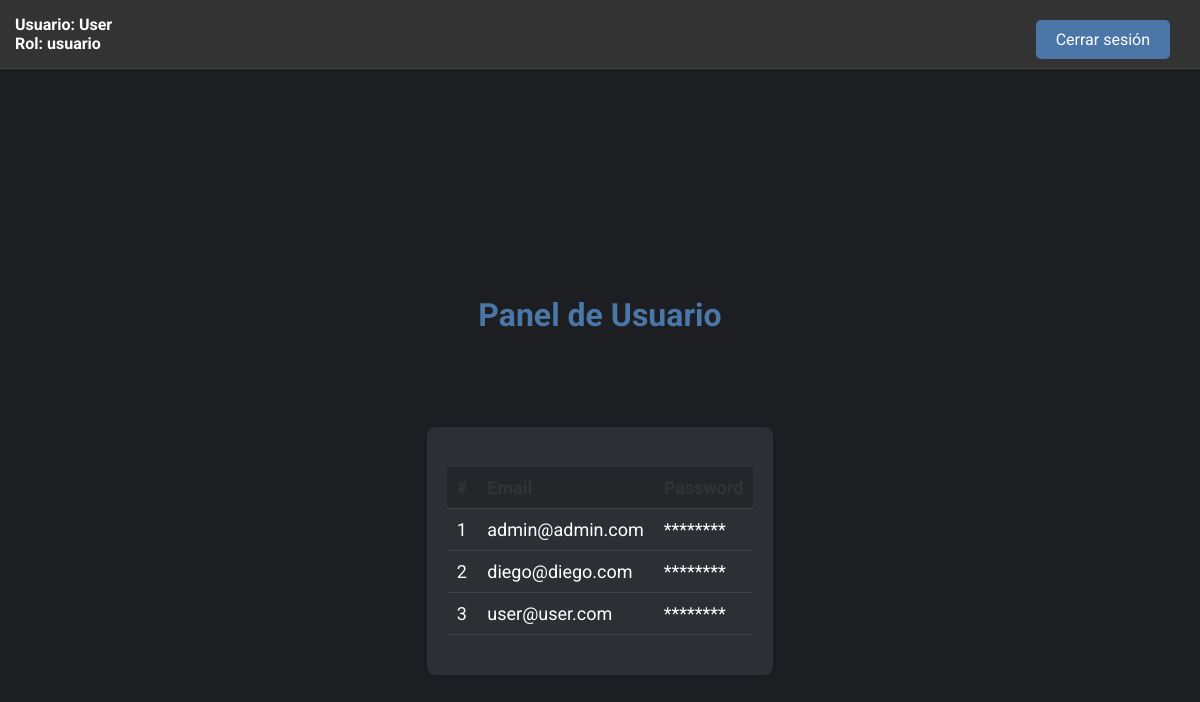
Page /dashboard.php (signed in) on the committed database.
### tables this page shows
CREATE TABLE `users` (
  `id` int(11) NOT NULL,
  `username` varchar(50) NOT NULL,
  `email` varchar(100) NOT NULL,
  `password` varchar(255) NOT NULL,
  `role` enum('usuario','administrador') DEFAULT 'usuario',
  `created_at` timestamp NOT NULL DEFAULT current_timestamp(),
  `is_active` tinyint(1) DEFAULT 1
);

### dashboard.php (the view, shortened to what this page needs)
<?php
$isAdmin = $_SESSION['role'] === 'administrador';
$isUser = $_SESSION['role'] === 'usuario';
?>
<!DOCTYPE html>
<html lang="es">
<head>
    <link rel="stylesheet" href="styles.css">
</head>
<body>
    <div class="header">
        <div class="user-info">
            Usuario: <?php echo htmlspecialchars($_SESSION['username']); ?><br>
            Rol: <?php echo htmlspecialchars($_SESSION['role']); ?>
        </div>
        <div class="buttons">
            <a href="logout.php">Cerrar sesión</a>
        </div>
    </div>
    <div class="container">
        <div class="content">
            <h1>Panel de Usuario</h1>
            <div class="table-container">
                <table>
                    <thead>
                        <tr>
                            <?php if ($isAdmin): ?>
                                <th>#</th>
                                <th>Username</th>
                                <th>Email</th>
                                <th>Password</th>
                                <th>Role</th>
                                <th>Created At</th>
                            <?php elseif ($isUser): ?>
                                <th>#</th>
                                <th>Email</th>
                                <th>Password</th>
                            <?php endif; ?>
                        </tr>
                    </thead>
                    <tbody>
                        <?php
                        include 'db.php';
                        try {
                            if ($isAdmin) {
                                $stmt = $pdo->query("SELECT id, username, email, password, role, created_at FROM users");
                            } elseif ($isUser) {
                                $stmt = $pdo->query("SELECT id, email, password FROM users");
                            }
                            while ($row = $stmt->fetch(PDO::FETCH_ASSOC)) {
                                echo '<tr>';
                                echo '<td>' . htmlspecialchars($row['id']) . '</td>';
                                echo '<td>' . htmlspecialchars($row['email']) . '</td>';
                                echo '<td>********</td>';
                                echo '</tr>';
                            }
                        } catch (PDOException $e) {
                            echo 'Error: ' . $e->getMessage();
                        }
                        ?>
                    </tbody>
                </table>
            </div>
        </div>
    </div>
</body>
</html>

### styles.css (style rules this page uses)
body { font-family: Arial, sans-serif; background-color: #f0f0f0; display: flex; justify-content: center; align-items: center; height: 100vh; margin: 0; }
a { color: #007BFF; text-decoration: none; }
table { width: 100%; border-collapse: collapse; margin: 20px 0; font-size: 18px; text-align: left; }
th, td { padding: 12px; border-bottom: 1px solid #ddd; }
th { background-color: #f8f8f8; color: #333; }
body { font-family: Arial, sans-serif; margin: 0; padding: 0; background-color: #f9f9f9; }
.header { background-color: #343a40; color: #fff; padding: 15px; display: flex; justify-content: space-between; align-items: center; }
.header a { color: #fff; text-decoration: none; }
.header .user-info { font-size: 16px; font-weight: bold; }
.table-container { margin: 20px; background-color: #fff; padding: 20px; border-radius: 8px; box-shadow: 0 2px 4px rgba(0, 0, 0, 0.1); position: relative; top: 71px; }
table { width: 100%; border-collapse: collapse; }
th, td { padding: 10px; text-align: left; border-bottom: 1px solid #ddd; }
th { background-color: #f0f0f0; }
.header { background-color: #f0f0f0; padding: 15px; display: flex; justify-content: space-between; align-items: center; }

### dashboard.php (style rules this page uses)
.header { width: 100%; background-color: #333; color: white; padding: 15px; display: flex; justify-content: space-between; align-items: center; box-sizing: border-box; border-bottom: 1px solid #444; position: fixed; z-index: 10; top: 0; left: 0; }
body { font-family: 'Roboto', sans-serif; background-color: #1c1e22; color: white; margin: 0; padding: 20px; }
h1 { text-align: center; color: #4a76a8; margin-top: 80px; }
.buttons { position: absolute; top: 20px; right: 20px; }
.buttons a { display: inline-block; margin: 0 10px; padding: 10px 20px; background-color: #4a76a8; color: white; text-decoration: none; border-radius: 5px; }
.container { max-width: 100%; margin: 0 auto; }
.content { margin-top: 80px; }
.table-container { margin-top: 20px; background-color: #2c2f33; border-radius: 8px; padding: 20px; }
table { width: 100%; border-collapse: collapse; color: white; }
th, td { padding: 10px; text-align: left; border-bottom: 1px solid #444; }
th { background-color: #23272a; }

### rows in the picture
users: id "1", email "admin@admin.com"
users: id "2", email "diego@diego.com"
users: id "3", email "user@user.com"

### other values in the picture
$_SESSION['username'] "User"
$_SESSION['role'] "usuario"
